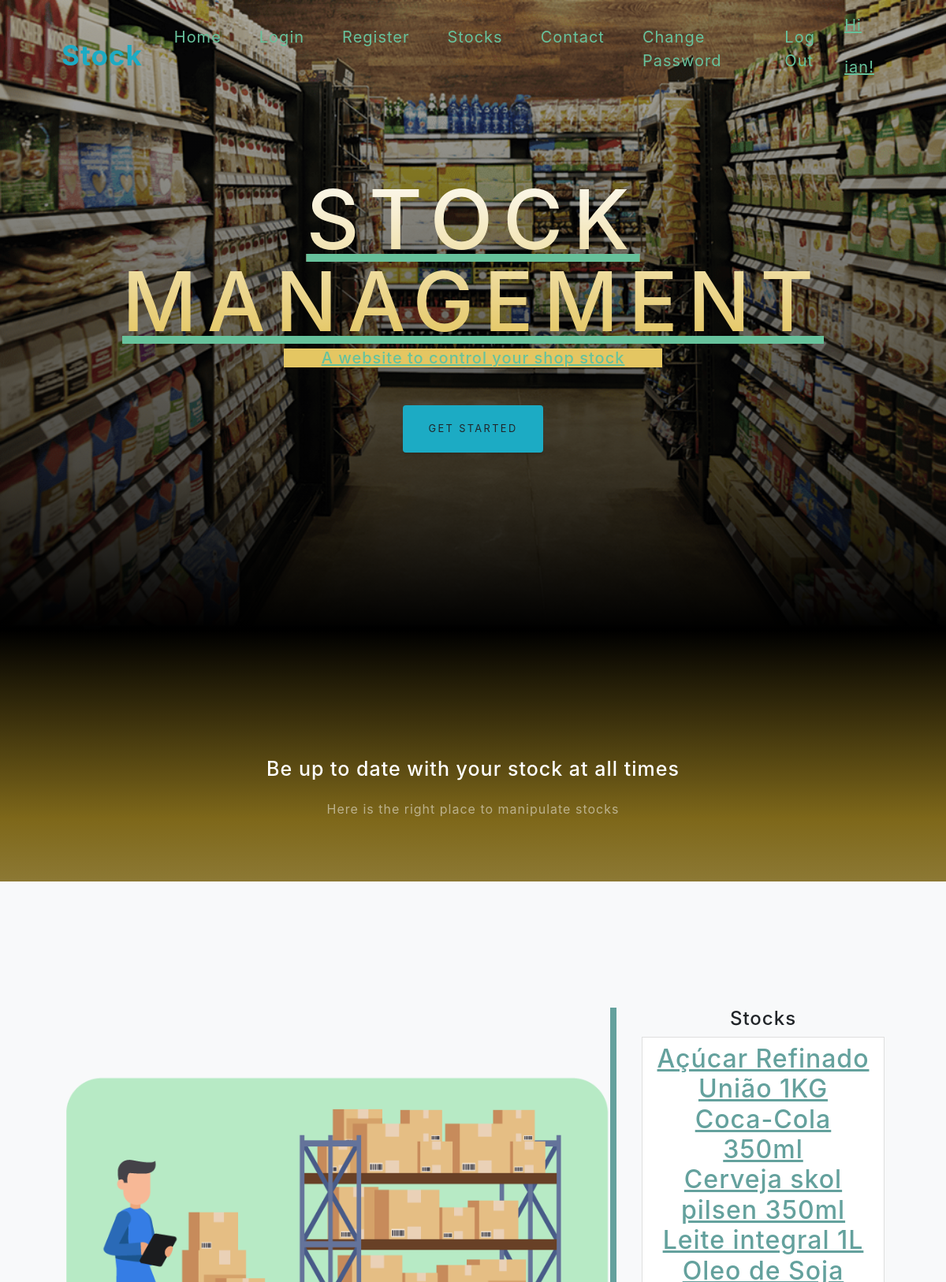
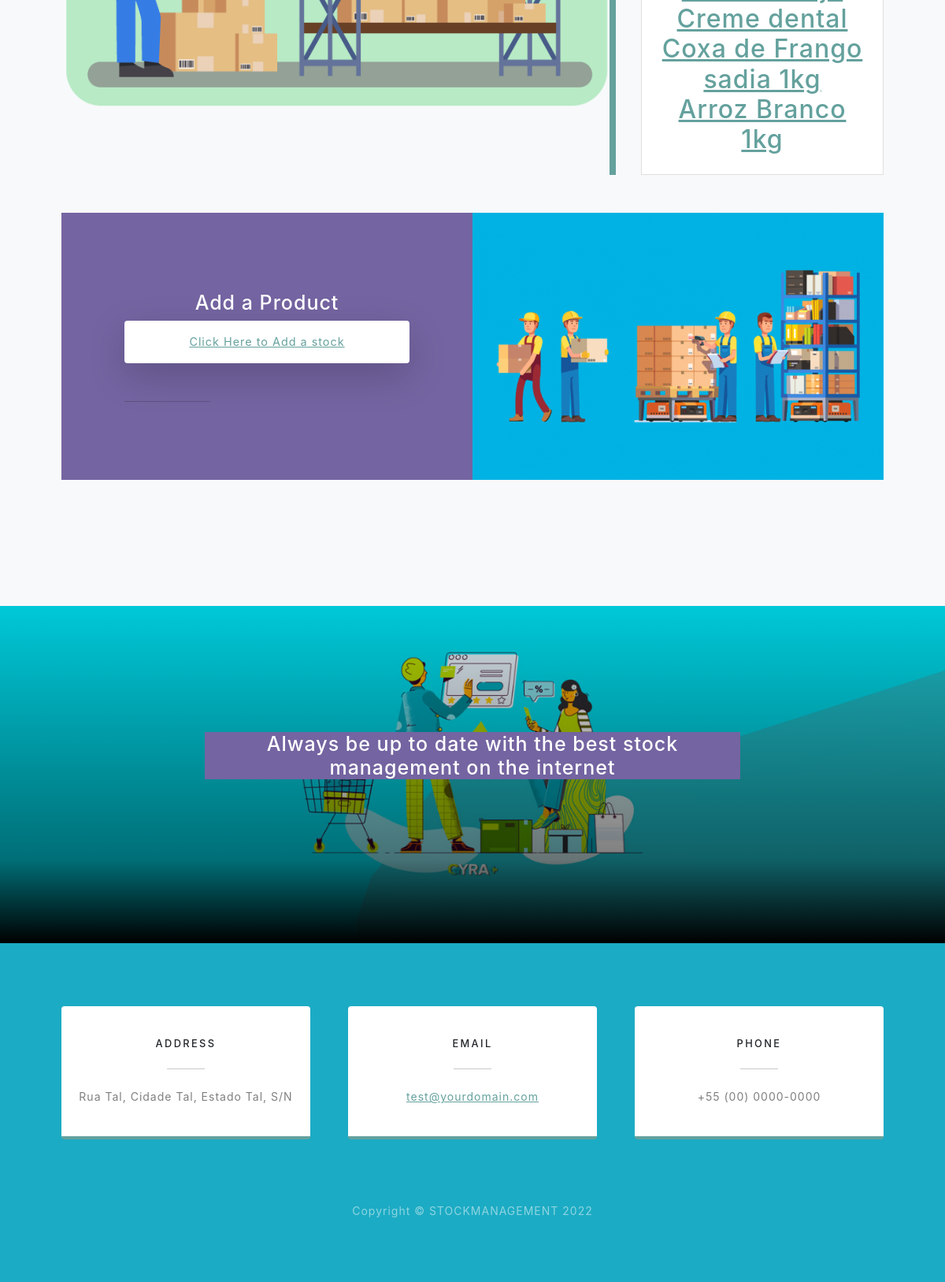
The app's page / (signed in) with its own data (2 pictures, top to bottom).
### stockManagement/models.py (models this page shows, shortened)
class AddStock(models.Model):
    productsName = models.CharField(max_length=100, blank=False)
    productsCategory = models.CharField(max_length=20, blank=False)
    productsQuantity = models.IntegerField(blank=False)
    productsPrice = models.FloatField(blank=False)

### stockManagement/views.py (the view)
# urls.py: path("", viewHome, name = "home"),
def viewHome(request):
    stock = AddStock.objects.all()
    return render(request, "home.html", {"stock":stock})

### templates/home.html (shortened to what this page needs)
{% extends 'base.html' %}
{% load static %}
{% block css %}
<link rel="stylesheet" href="{% static 'css/principal.css' %}">
{% endblock css %}
{% block body %}
<nav class="navbar navbar-expand-lg navbar-light fixed-top " id="mainNav">
    <div class="container px-4 px-lg-5 ">
        <a class="navbar-brand text-info " href="#page-top">Stock</a>
        <div class="collapse navbar-collapse " id="navbarResponsive">
            <ul class="navbar-nav ms-auto text-info">
                <li class="nav-item"><a class="nav-link text-success" href="#about">Home</a></li>
                <li class="nav-item"><a class="nav-link text-success" href="{% url 'login-user'%}">Login</a></li>
                <li class="nav-item"><a class="nav-link text-success" href="{% url 'register-user'%}">Register</a></li>
                <li class="nav-item"><a class="nav-link text-success" href="#projects">Stocks</a></li>
                <li class="nav-item"><a class="nav-link text-success" href="#signup">Contact</a></li>
                <li class="nav-item"> {% if user.is_authenticated %}
                    <p><a class="nav-link text-success" href="{% url 'change-pass' %}">Change Password</a></p>
                    {% endif %}</li>
                <li class="nav-item"> {% if user.is_authenticated %}
                    <p><a class="nav-link text-success" href="{% url 'logout-user' %}">Log Out</a></p>
                    {% endif %}</li>
                    <li class="nav-item"><a class=" text-success">{% if user.is_authenticated %} Hi {{ user.username }}! {% endif %} </li>
            </ul>
        </div>
    </div>
</nav>
   <header class="masthead">
    <div class="container px-4 px-lg-5 d-flex h-100 align-items-center justify-content-center">
        <div class="d-flex justify-content-center">
            <div class="text-center">
                <h1 class="bg-warning mx-auto my-0 text-uppercase">Stock Management</h1>
                <h2 class="bg-warning mx-auto mt-2 mb-5">A website to control your shop stock</h2>
                <a class="btn bg-info" href="#about">Get Started</a>
            </div>
        </div>
    </div>
</header>
<section class="about-section text-center" id="about">
    <div class="container px-4 px-lg-5">
        <div class="row gx-4 gx-lg-5 justify-content-center">
            <div class="col-lg-8">
                <h2 class=" text-white mb-4">Be up to date with your stock at all times</h2>
                <p class=" text-white-50">
                    Here is the right place to manipulate stocks
                </p>
            </div>
        </div>
    </div>
</section>
<section class="projects-section bg-light" id="projects">
    <div class="container px-4 px-lg-5">
        <div class="row gx-0 mb-4 mb-lg-5 align-items-center">
            <div class="col-xl-8 col-lg-7"><img class="img-fluid" src="{% static 'images/market2.png' %}"/> </div>
            <div class="col-xl-4 col-lg-5">
                <div class="featured-text text-center text-lg-left">
                    <h4>Stocks</h4>
                    <p class="text-black-50 mb-0">   <li class="list-group-item">
                        {% for item in stock %}
                        <h2 class="text-black-50 mb-0"><a href="{% url 'read' item.id %}">{{ item.productsName }}</a></h2>
                        {% endfor %}
                    </p>
                </div>
            </div>
        </div>
<div class="row gx-0 justify-content-center">
    <div class="col-lg-6"><img class="img-fluid" src="{% static 'images/market3.png' %}"/> </div>
    <div class="col-lg-6 order-lg-first">
        <div class="bg-secondary text-center h-100 project">
            <div class="d-flex h-100">
                <div class="project-text w-100 my-auto text-center text-lg-right">
                    <h4 class="text-white">Add a Product</h4>
                    <p class="mb-0 text-white-50"><div class="shadow-lg p-3 mb-5 bg-body rounded" role="alert">
 <a href="{% url 'create'%}">Click Here to Add a stock</a>
</div></p>
                    <hr class="d-none d-lg-block mb-0 me-0" />
                </div>
            </div>
        </div>
    </div>
</div>
</div>
</section>
<section class="bg-secondary signup-section" id="signup">
    <div class="container px-4 px-lg-5">
        <div class="row gx-4 gx-lg-5">
            <div class="col-md-10 col-lg-8 mx-auto text-center">
                <h2 class="bg-secondary text-white mb-5">Always be up to date with the best stock management on the internet</h2>
            </div>
        </div>
    </div>
</section>
<section class="bg-secondary contact-section bg-info">
    <div class="container px-4 px-lg-5">
        <div class="row gx-4 gx-lg-5">
            <div class="col-md-4 mb-3 mb-md-0">
                <div class="card py-4 h-100">
                    <div class="card-body text-center">
                        <h4 class="text-uppercase m-0">Address</h4>
                        <hr class="my-4 mx-auto"/>
                        <div class="small text-black-50">Rua Tal, Cidade Tal, Estado Tal, S/N</div>
                    </div>
                </div>
            </div>
            <div class="col-md-4 mb-3 mb-md-0">
                <div class="card py-4 h-100">
                    <div class="card-body text-center">
                        <h4 class="text-uppercase m-0">Email</h4>
                        <hr class="my-4 mx-auto" />
                        <div class="small text-black-50"><a href="#!">test@yourdomain.com</a></div>
                    </div>
                </div>
            </div>
            <div class="col-md-4 mb-3 mb-md-0">
                <div class="card py-4 h-100">
                    <div class="card-body text-center">
                        <h4 class="text-uppercase m-0">Phone</h4>
                        <hr class="my-4 mx-auto" />
                        <div class="small text-black-50">+55 (00) 0000-0000</div>
                    </div>
                </div>
            </div>
        </div>
    </div>
</section>
<footer class="footer bg-info small text-center text-white-50"><div class="container px-4 px-lg-5">Copyright &copy; STOCKMANAGEMENT 2022</div></footer>
{% endblock body %}

### records on screen
AddStock: productsName "Açúcar Refinado União 1KG"
AddStock: productsName "Coca-Cola 350ml"
AddStock: productsName "Cerveja skol pilsen 350ml"
AddStock: productsName "Leite integral 1L"
AddStock: productsName "Oleo de Soja"
AddStock: productsName "Creme dental"
AddStock: productsName "Coxa de Frango sadia 1kg"
AddStock: productsName "Arroz Branco 1kg"

### other values on screen
{{ user.username }} "ian"
